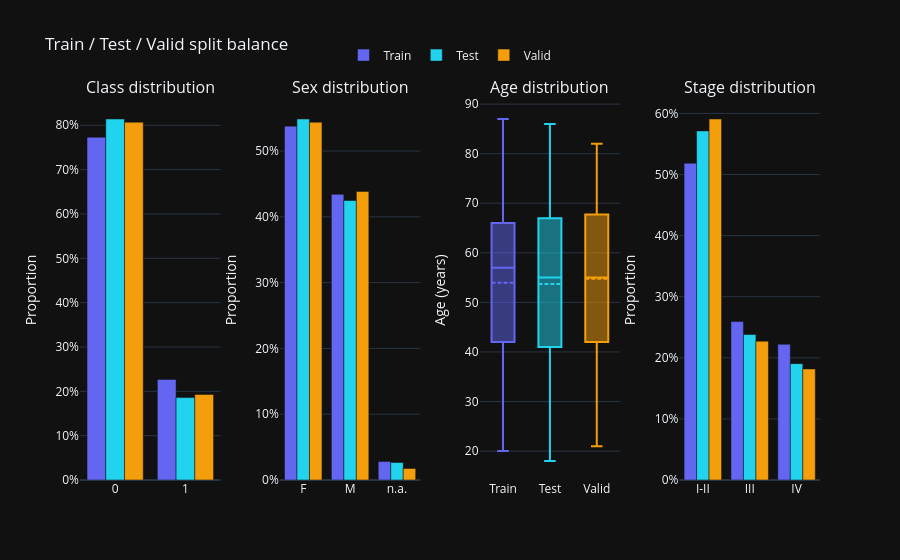

The notebook cell this image was saved under:
### Markdown cell above
### 3.1. Split balance overview

Class counts, proportions, and demographic distributions across train/test/validation splits.

### Code cell
split_summary = pd.DataFrame({
    'Train': y_train.value_counts().sort_index(),
    'Validation': y_valid.value_counts().sort_index(),
    'Test': y_test.value_counts().sort_index(),
})
split_summary.index = [le.inverse_transform([i])[0] for i in split_summary.index]
split_summary.loc['Total'] = split_summary.sum()
display(split_summary)

# Class proportions per split
split_pct = pd.DataFrame({
    'Train (%)': y_train.value_counts(normalize=True).sort_index() * 100,
    'Validation (%)': y_valid.value_counts(normalize=True).sort_index() * 100,
    'Test (%)': y_test.value_counts(normalize=True).sort_index() * 100,
})
split_pct.index = [le.inverse_transform([i])[0] for i in split_pct.index]
display(split_pct.round(1))

from utilz.helpers import plot_split_balance
stage_col = ds.meta['Stage'].copy()
stage_col = stage_col.replace({'I': 'I-II', 'II': 'I-II'})

plot_split_balance({
    'Train': (y_train, ds.sex.loc[X_train.index], ds.age.loc[X_train.index], ds.meta["Stage"].loc[X_train.index].replace({'I': 'I-II', 'II': 'I-II'})),
    'Test':  (y_test,  ds.sex.loc[X_test.index],  ds.age.loc[X_test.index],  ds.meta["Stage"].loc[X_test.index].replace({'I': 'I-II', 'II': 'I-II'})),
    'Valid': (y_valid, ds.sex.loc[X_valid.index], ds.age.loc[X_valid.index], ds.meta["Stage"].loc[X_valid.index].replace({'I': 'I-II', 'II': 'I-II'})),
})

### Figure 1 — Plotly figure (JSON) as saved in the notebook; plotly's stock layout.template omitted (floating-point values rounded to 4 significant figures; data arrays with more than 128 entries replaced by an {"elided": "..."} marker saying what was removed)
{"data": [{"marker": {"color": "#6366f1"}, "name": "Train", "showlegend": true, "x": [0, 1], "y": [0.7731, 0.2269], "type": "bar", "xaxis": "x", "yaxis": "y"}, {"marker": {"color": "#6366f1"}, "name": "Train", "showlegend": false, "x": ["F", "M", "n.a."], "y": [0.5378, 0.4342, 0.02801], "type": "bar", "xaxis": "x2", "yaxis": "y2"}, {"boxmean": true, "marker": {"color": "#6366f1"}, "name": "Train", "showlegend": false, "y": {"elided": "357 float values"}, "type": "box", "xaxis": "x3", "yaxis": "y3"}, {"marker": {"color": "#6366f1"}, "name": "Train", "showlegend": false, "x": ["I-II", "III", "IV"], "y": [0.5185, 0.2593, 0.2222], "type": "bar", "xaxis": "x4", "yaxis": "y4"}, {"marker": {"color": "#22d3ee"}, "name": "Test", "showlegend": true, "x": [0, 1], "y": [0.8142, 0.1858], "type": "bar", "xaxis": "x", "yaxis": "y"}, {"marker": {"color": "#22d3ee"}, "name": "Test", "showlegend": false, "x": ["F", "M", "n.a."], "y": [0.5487, 0.4248, 0.02655], "type": "bar", "xaxis": "x2", "yaxis": "y2"}, {"boxmean": true, "marker": {"color": "#22d3ee"}, "name": "Test", "showlegend": false, "y": [44.0, 18.0, 68.0, 20.0, 52.0, 77.0, 24.0, 55.0, 53.0, 37.0, 68.0, 65.0, 86.0, 81.0, 64.0, NaN, 27.0, 46.0, 41.0, 63.0, NaN, 54.0, 58.0, 56.0, 67.0, 59.0, 75.0, 27.0, 33.0, 60.0, 56.0, 63.0, 52.0, 74.0, 40.0, 51.0, 51.0, 55.0, 44.0, 66.0, 41.0, 64.0, 69.0, 22.0, 76.0, 78.0, 41.0, 21.0, 48.0, 67.0, NaN, 67.0, 74.0, 71.0, 40.0, 68.0, 53.0, 25.0, 40.0, 79.0, 64.0, 23.0, 52.0, 54.0, 60.0, 67.0, NaN, 51.0, 26.0, 39.0, 77.0, 65.0, 26.0, 60.0, 61.0, 45.0, NaN, 60.0, 22.0, 80.0, 18.0, 77.0, 63.0, 61.0, 38.0, 36.0, 62.0, 80.0, 40.0, 51.0, 54.0, 49.0, 51.0, 40.0, 52.0, 55.0, 47.0, 67.0, 29.0, 38.0, 64.0, 51.0, 57.0, 61.0, 77.0, 65.0, 46.0, 71.0, 67.0, 42.0, 67.0, 67.0, 51.0], "type": "box", "xaxis": "x3", "yaxis": "y3"}, {"marker": {"color": "#22d3ee"}, "name": "Test", "showlegend": false, "x": ["I-II", "III", "IV"], "y": [0.5714, 0.2381, 0.1905], "type": "bar", "xaxis": "x4", "yaxis": "y4"}, {"marker": {"color": "#f59e0b"}, "name": "Valid", "showlegend": true, "x": [0, 1], "y": [0.807, 0.193], "type": "bar", "xaxis": "x", "yaxis": "y"}, {"marker": {"color": "#f59e0b"}, "name": "Valid", "showlegend": false, "x": ["F", "M", "n.a."], "y": [0.5439, 0.4386, 0.01754], "type": "bar", "xaxis": "x2", "yaxis": "y2"}, {"boxmean": true, "marker": {"color": "#f59e0b"}, "name": "Valid", "showlegend": false, "y": [80.0, 71.0, 54.0, 74.0, 61.0, 39.0, 34.0, 34.0, 51.0, 61.0, 21.0, 29.0, 55.0, 64.0, NaN, 69.0, 70.0, 79.0, 63.0, 50.0, 60.0, 69.0, 42.0, 62.0, 39.0, 55.0, 60.0, 53.0, 35.0, 60.0, 78.0, 35.0, 54.0, 76.0, 56.0, 74.0, 68.0, 40.0, 58.0, 62.0, 73.0, 82.0, 61.0, 28.0, 55.0, 59.0, 24.0, 30.0, 70.0, 54.0, 29.0, 27.0, 51.0, 55.0, 79.0, 47.0, 41.0, 78.0, 43.0, 65.0, 64.0, 43.0, 30.0, 55.0, 24.0, 47.0, 67.0, 29.0, 67.0, 74.0, 32.0, 48.0, 56.0, 69.0, 67.0, 52.0, 31.0, 52.0, 50.0, 60.0, 34.0, NaN, 66.0, 41.0, 78.0, 75.0, 53.0, 71.0, 36.0, 53.0, 37.0, 72.0, 63.0, 53.0, 54.0, 75.0, NaN, 24.0, 76.0, 42.0, 75.0, 55.0, 39.0, 64.0, 53.0, 49.0, 67.0, 73.0, 72.0, 81.0, 47.0, 21.0, 55.0, 64.0], "type": "box", "xaxis": "x3", "yaxis": "y3"}, {"marker": {"color": "#f59e0b"}, "name": "Valid", "showlegend": false, "x": ["I-II", "III", "IV"], "y": [0.5909, 0.2273, 0.1818], "type": "bar", "xaxis": "x4", "yaxis": "y4"}], "layout": {"xaxis": {"anchor": "y", "domain": [0.0, 0.19]}, "yaxis": {"anchor": "x", "domain": [0.0, 1.0], "title": {"text": "Proportion"}, "tickformat": ".0%"}, "xaxis2": {"anchor": "y2", "domain": [0.27, 0.46]}, "yaxis2": {"anchor": "x2", "domain": [0.0, 1.0], "title": {"text": "Proportion"}, "tickformat": ".0%"}, "xaxis3": {"anchor": "y3", "domain": [0.54, 0.73]}, "yaxis3": {"anchor": "x3", "domain": [0.0, 1.0], "title": {"text": "Age (years)"}}, "xaxis4": {"anchor": "y4", "domain": [0.81, 1.0]}, "yaxis4": {"anchor": "x4", "domain": [0.0, 1.0], "title": {"text": "Proportion"}, "tickformat": ".0%"}, "annotations": [{"font": {"size": 16}, "showarrow": false, "text": "Class distribution", "x": 0.095, "xanchor": "center", "xref": "paper", "y": 1.0, "yanchor": "bottom", "yref": "paper"}, {"font": {"size": 16}, "showarrow": false, "text": "Sex distribution", "x": 0.365, "xanchor": "center", "xref": "paper", "y": 1.0, "yanchor": "bottom", "yref": "paper"}, {"font": {"size": 16}, "showarrow": false, "text": "Age distribution", "x": 0.635, "xanchor": "center", "xref": "paper", "y": 1.0, "yanchor": "bottom", "yref": "paper"}, {"font": {"size": 16}, "showarrow": false, "text": "Stage distribution", "x": 0.905, "xanchor": "center", "xref": "paper", "y": 1.0, "yanchor": "bottom", "yref": "paper"}], "title": {"text": "Train / Test / Valid split balance"}, "legend": {"orientation": "h", "yanchor": "bottom", "y": 1.08, "xanchor": "center", "x": 0.5}, "barmode": "group"}}
